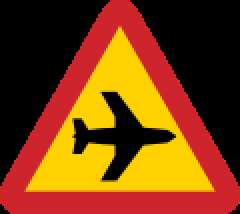
#> input picture dataset_traffic_sign_sweden/120px-Sweden_road_sign_A23-2.svg.png, 120 x 107 px (shown 2 times larger); its folder holds only this picture in this run
$ python vhist.py
#> lines starting #> are read from the running program, lines starting #| are printed output that depends on the picture; after the words box and inside, x2 and y2 are one past the last pixel; in counts of white or black regions, pixels touching at a corner belong together
# The main goal is to find the screen of Game and highlight it,

# iIport the necessary packages
# The image_utils contains convenience methods to handle basic image processing techniques
# resizing, rotating, and translating.
import imutils
import numpy as np
#import argparse
import cv2
import matplotlib.pyplot as plt
import glob
# Managing windows files
import os
import sys

# construct the argument parser and parse the arguments
#ap = argparse.ArgumentParser()
#ap.add_argument("-q", "--query", required = True, help = "Path to the query image")
# Only need one command line argument:
# --query points to the path to where query image is stored on disk.
#args = vars(ap.parse_args())

imageFolder = 'dataset_traffic_sign_sweden'
imageExtension = '.png'
imageFinder = '{}/*{}'.format(imageFolder, imageExtension)

imagesInFolder = glob.glob(imageFinder)

i = 0

# Loop over the sprite images
for spritePath in imagesInFolder:

        # Extract image name, this will serve as unqiue key into the index dictionary.
        imageName = spritePath[spritePath.rfind('\\') + 1:].lower().replace(imageExtension, '')

        i = i + 1

        if (i > 5):
                break

        # Try to manipulate the image if it is possible
        try:

                # then load the image.
                image = cv2.imread(spritePath)
#> image is the input picture: shape (107, 120, 3); mean B, G, R 13.1, 62.3, 124.2

                # Convert it to grayscale
                grayscale = cv2.cvtColor(image, cv2.COLOR_BGR2GRAY)
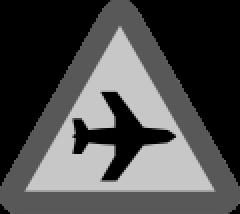
#> grayscale: shape (107, 120) (shown 2 times larger); min 0, max 199, mean 75.1

                # Bilateral Filter can reduce unwanted noise very well
                blur = cv2.bilateralFilter(grayscale, 9, 75, 75)
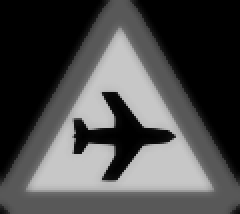
#> blur: shape (107, 120) (shown 2 times larger); min 0, max 199, mean 75.2

                # Then, any pixel with a value greater than zero (black) is set to 255 (white)
                _, thresh = cv2.threshold(blur, 0, 255, cv2.THRESH_BINARY_INV + cv2.THRESH_OTSU)
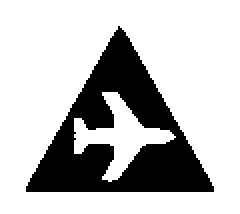
#> thresh: shape (107, 120) (shown 2 times larger); 74.5% white; 1 black region, box (x1, y1, x2, y2) and area: (13, 13, 107, 96) 3268
                thresh = cv2.bitwise_not(thresh)
                #thresh[thresh > 0] = 255

                cv2.imshow("Crop the original", thresh)
                cv2.waitKey(0)

                img_row_sum = np.sum(thresh, axis=1).tolist()
#> img_row_sum = 107 values, max 23970 at index 93, min 0 at index 0, mean 7788.2
                plt.plot(img_row_sum)
                plt.show()
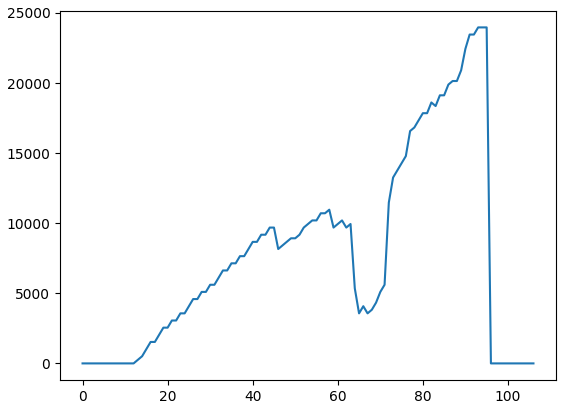
#> figure drawn by matplotlib, 1 panel; curve peaks at x = 93, y = 23970
                #cv2.waitKey(0)
                # Extrair a característica:
                # Encontrar o histograma de cada camada
                # Binarização e limiar com Otsu
                # Extrair as características:
                # Encontrar a área
                # Encontrar a Variância de projeção vertical
                # Utilizar o dataset anotado de placas e comparar utilizando distância Euclidiana


                # Compute Zernike moments to characterize the shape of object outline
                #moments = zm.describe(thresh)

                # then update the index
                #index[imageName] = moments

        except:
                pass


cv2.destroyAllWindows()

$ run again, on dataset_traffic_sign_sweden/120px-Sweden_road_sign_B1.svg.png
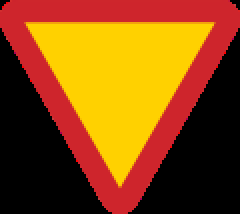
#> input picture dataset_traffic_sign_sweden/120px-Sweden_road_sign_B1.svg.png, 120 x 107 px (shown 2 times larger)
#> image is the input picture: shape (107, 120, 3); mean B, G, R 13.1, 75.3, 139.9
#> `_, thresh = cv2.threshold(blur, 0, 255, cv2.THRESH_BINARY_INV + cv2.TH..`:
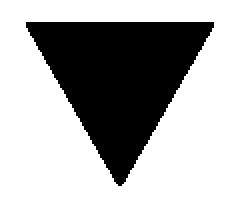
#> thresh: shape (107, 120) (shown 2 times larger); 68.4% white; 1 black region, box (x1, y1, x2, y2) and area: (13, 11, 107, 93) 4054
#> img_row_sum = 107 values, max 23970 at index 11, min 0 at index 0, mean 9661.4
#> `plt.show()`:
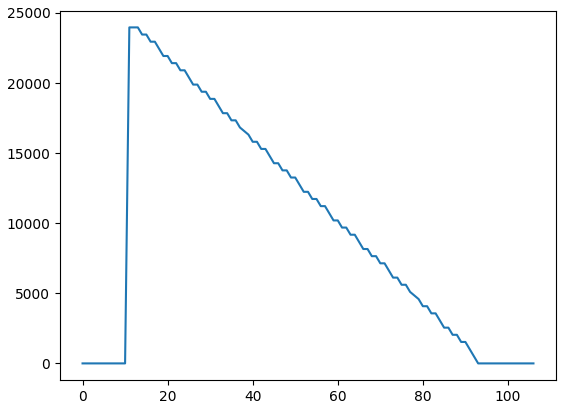
#> figure drawn by matplotlib, 1 panel; curve peaks at x = 11, y = 23970

$ run again, on dataset_traffic_sign_sweden/120px-Sweden_road_sign_C31-4.svg.png
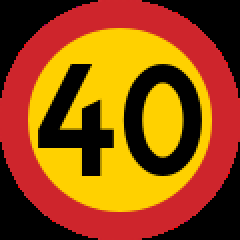
#> input picture dataset_traffic_sign_sweden/120px-Sweden_road_sign_C31-4.svg.png, 120 x 120 px (shown 2 times larger)
#> image is the input picture: shape (120, 120, 3); mean B, G, R 14.8, 78.7, 150.4
#> `_, thresh = cv2.threshold(blur, 0, 255, cv2.THRESH_BINARY_INV + cv2.TH..`:
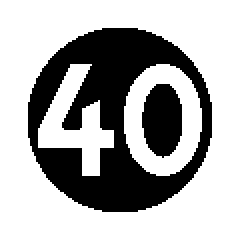
#> thresh: shape (120, 120) (shown 2 times larger); 67.6% white; 2 black regions, box (x1, y1, x2, y2) and area: (14, 14, 106, 106) 4079, (71, 42, 91, 79) 586
#> img_row_sum = 120 values, max 18870 at index 88, min 0 at index 0, mean 9913.1
#> `plt.show()`:
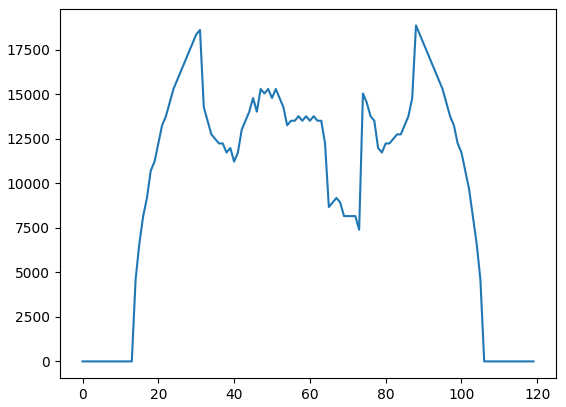
#> figure drawn by matplotlib, 1 panel; curve peaks at x = 88, y = 18870
